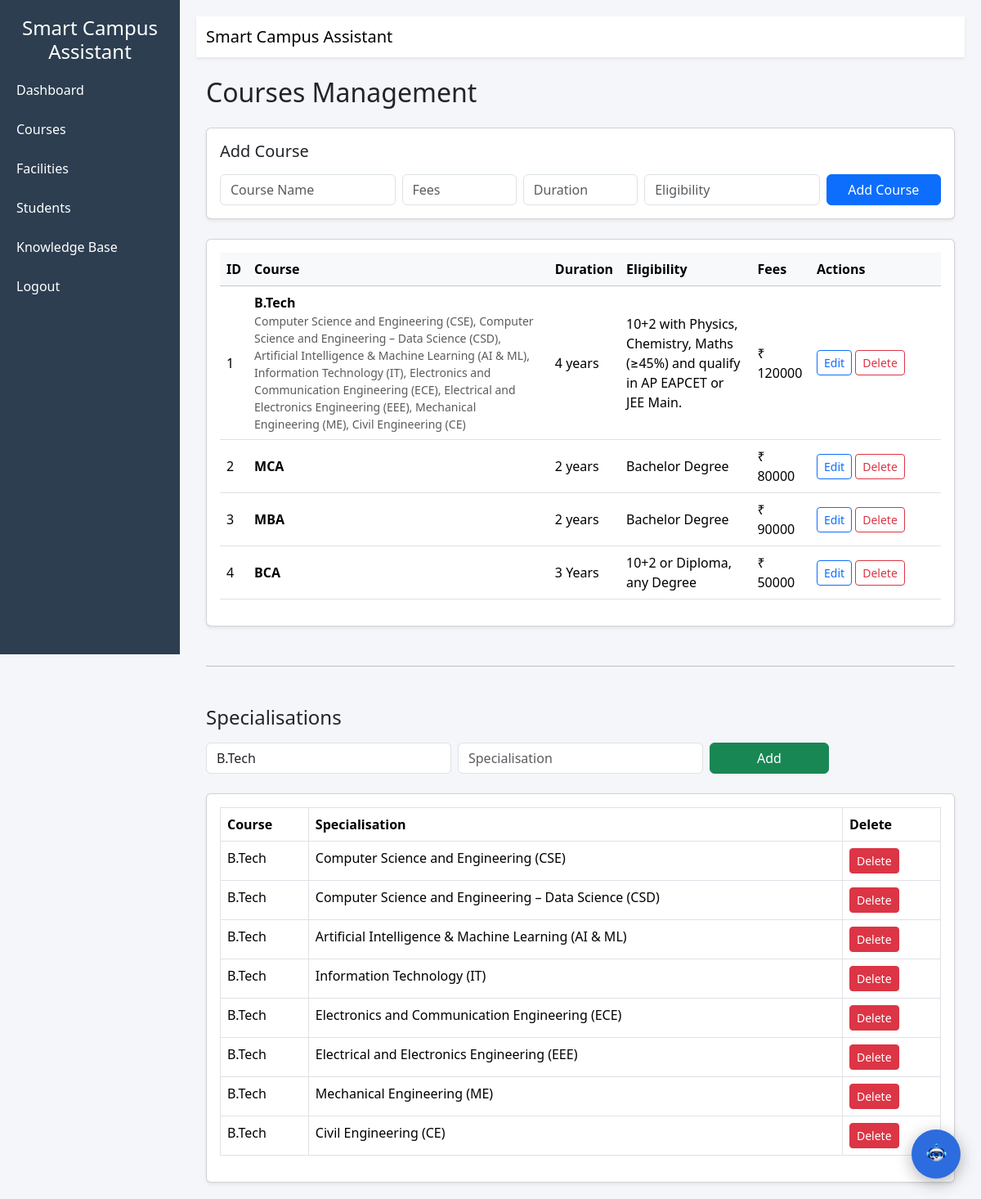
The page /dashboard/courses (signed in) on the database its author committed.
### tables this page shows
CREATE TABLE courses (
id INTEGER PRIMARY KEY AUTOINCREMENT,
course TEXT NOT NULL,
fees TEXT,
duration TEXT,
eligibility TEXT
);

CREATE TABLE specialisations (
id INTEGER PRIMARY KEY AUTOINCREMENT,
course_id INTEGER,
specialisation TEXT,
FOREIGN KEY(course_id) REFERENCES courses(id)
);

### routes/admin_routes.py (the view)
@admin_bp.route("/dashboard/courses")
def courses():
    if not session.get("admin"):
        return redirect("/login")
    conn = get_db()
    courses = conn.execute("SELECT * FROM courses").fetchall()
    specialisations = conn.execute(
        "SELECT s.id, s.specialisation, s.course_id, c.course FROM specialisations s JOIN courses c ON s.course_id=c.id"
    ).fetchall()
    return render_template(
        "courses.html",
        courses=courses,
        specialisations=specialisations
    )

### models/db.py (called while the page is built)
def get_db():
    if "db" not in g:
        g.db = sqlite3.connect(DATABASE)
        g.db.row_factory = sqlite3.Row
    return g.db

### templates/courses.html
{% extends "layout.html" %}
{% block content %}
<div class="container">
<h2 class="mb-4">Courses Management</h2>
<div class="card shadow-sm mb-4">
<div class="card-body">
<h5 class="mb-3">Add Course</h5>
<form method="POST" action="/add_course">
<div class="row g-2">
<div class="col-md-3">
<input type="text" name="course" class="form-control" placeholder="Course Name" required>
</div>
<div class="col-md-2">
<input type="text" name="fees" class="form-control" placeholder="Fees">
</div>
<div class="col-md-2">
<input type="text" name="duration" class="form-control" placeholder="Duration">
</div>
<div class="col-md-3">
<input type="text" name="eligibility" class="form-control" placeholder="Eligibility">
</div>
<div class="col-md-2">
<button class="btn btn-primary w-100">Add Course</button>
</div>
</div>
</form>
</div>
</div>
<div class="card shadow-sm">
<div class="card-body">
<table class="table table-hover align-middle">
<thead class="table-light">
<tr>
<th>ID</th>
<th>Course</th>
<th>Duration</th>
<th>Eligibility</th>
<th>Fees</th>
<th style="width:160px;">Actions</th>
</tr>
</thead>
<tbody>
{% for course in courses %}
<tr>
<td>{{course.id}}</td>
<td>
<strong>{{course.course}}</strong>
<div class="text-muted small">
{% for s in specialisations %}
    {% if s.course_id == course.id %}
        {{s.specialisation}}{% if not loop.last %}, {% endif %}
    {% endif %}
{% endfor %}
</div>
</td>
<td>{{course.duration}}</td>
<td>{{course.eligibility}}</td>
<td>₹ {{course.fees}}</td>
<td>
<a href="/edit_course/{{course.id}}" class="btn btn-outline-primary btn-sm">
Edit
</a>
<a href="/delete_course/{{course.id}}"
class="btn btn-outline-danger btn-sm"
onclick="return confirm('Delete this course?')">
Delete
</a>
</td>
</tr>
{% endfor %}
</tbody>
</table>
</div>
</div>
<hr class="my-5">
<h4 class="mb-3">Specialisations</h4>
<form method="POST" action="/add_specialisation" class="mb-4">
<div class="row g-2">
<div class="col-md-4">
<select name="course_id" class="form-control">
{% for course in courses %}
<option value="{{course.id}}">
{{course.course}}
</option>
{% endfor %}
</select>
</div>
<div class="col-md-4">
<input type="text" name="specialisation"
class="form-control"
placeholder="Specialisation">
</div>
<div class="col-md-2">
<button class="btn btn-success w-100">
Add
</button>
</div>
</div>
</form>
<div class="card shadow-sm">
<div class="card-body">
<table class="table table-bordered">
<tr>
<th>Course</th>
<th>Specialisation</th>
<th style="width:120px;">Delete</th>
</tr>
{% for s in specialisations %}
<tr>
<td>{{s.course}}</td>
<td>{{s.specialisation}}</td>
<td>
<a class="btn btn-danger btn-sm"
href="/delete_specialisation/{{s.id}}"
onclick="return confirm('Delete this specialisation?')">
Delete
</a>
</td>
</tr>
{% endfor %}
</table>
</div>
</div>
</div>
{% endblock %}

### templates/layout.html (shortened to what this page needs)
<!DOCTYPE html>
<html>
<head>
<link href="https://cdn.jsdelivr.net/npm/bootstrap@5.3.2/dist/css/bootstrap.min.css" rel="stylesheet">
</head>
<body>
<div class="sidebar">
<h4 class="text-center">Smart Campus Assistant</h4>
<a href="/dashboard">Dashboard</a>
<a href="/dashboard/courses">Courses</a>
<a href="/dashboard/facilities">Facilities</a>
<a href="/dashboard/students">Students</a>
<a href="/dashboard/knowledge_base">Knowledge Base</a>
<a href="/logout">Logout</a>
</div>
<div class="main">
<nav class="navbar navbar-light bg-white shadow-sm mb-4">
<div class="container-fluid">
<span class="navbar-brand mb-0 h1">Smart Campus Assistant</span>
</div>
</nav>
{% block content %}
{% endblock %}
</div>
<div id="chatbot-icon" onclick="toggleChat()">
<img src="/static/images/chatbot.png">
</div>
</body>
</html>

### templates/layout.html (style rules this page uses)
body { background:#f4f6f9; }
.sidebar { height:100vh; background:#2c3e50; color:white; position:fixed; width:220px; padding-top:20px; }
.sidebar a { display:block; color:white; padding:12px 20px; text-decoration:none; }
.main { margin-left:220px; padding:20px; }
#chatbot-icon { position:fixed; bottom:25px; right:25px; width:60px; height:60px; background:#2d6cdf; border-radius:50%; display:flex; align-items:center; justify-content:center; cursor:pointer; box-shadow:0 5px 20px rgba(0,0,0,0.3); z-index:999; }
#chatbot-icon img { width:35px; }

### rows shown on the page
courses: id "1", course "B.Tech", duration "4 years", eligibility "10+2 with Physics, Chemistry, Maths (≥45%) and qualify in AP EAPCET or JEE Main.", fees "120000"
specialisations: specialisation "Computer Science and Engineering (CSE)", course "B.Tech"
specialisations: specialisation "Computer Science and Engineering – Data Science (CSD)", course "B.Tech"
specialisations: specialisation "Artificial Intelligence & Machine Learning (AI & ML)", course "B.Tech"
specialisations: specialisation "Information Technology (IT)", course "B.Tech"
specialisations: specialisation "Electronics and Communication Engineering (ECE)", course "B.Tech"
specialisations: specialisation "Electrical and Electronics Engineering (EEE)", course "B.Tech"
specialisations: specialisation "Mechanical Engineering (ME)", course "B.Tech"
specialisations: specialisation "Civil Engineering (CE)", course "B.Tech"
courses: id "2", course "MCA", duration "2 years", eligibility "Bachelor Degree", fees "80000"
courses: id "3", course "MBA", duration "2 years", eligibility "Bachelor Degree", fees "90000"
courses: id "4", course "BCA", duration "3 Years", eligibility "10+2 or Diploma, any Degree", fees "50000"

### other values the page prints
form field course_id "B.Tech"
